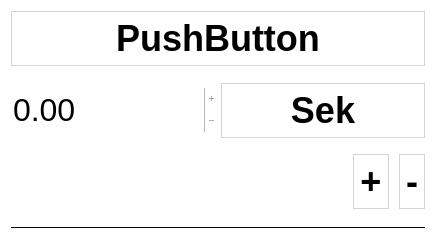
<?xml version="1.0" encoding="UTF-8"?>
<ui version="4.0">
 <class>PersonWidget</class>
 <widget class="QWidget" name="PersonWidget">
  <property name="geometry">
   <rect>
    <x>0</x>
    <y>0</y>
    <width>436</width>
    <height>240</height>
   </rect>
  </property>
  <property name="sizePolicy">
   <sizepolicy hsizetype="MinimumExpanding" vsizetype="Preferred">
    <horstretch>0</horstretch>
    <verstretch>0</verstretch>
   </sizepolicy>
  </property>
  <property name="windowTitle">
   <string>Form</string>
  </property>
  <property name="styleSheet">
   <string notr="true">* {
background-color: white;
}

 QCheckBox::indicator {
     width: 30px;
     height: 30px;
 }

 QPushButton {
     background-color: white;
     color: black;
     border-style: solid;
     border-width: 1px;
     border-color: rgb(212, 212, 212);
     font: bold 36px;
     padding: 6px;
     min-width: 2em;
 }
 QPushButton:pressed {
     background-color: rgb(186, 186, 186);
	 color: white;
 }
 QPushButton:hover {
     background-color: rgb(238, 238, 238);
 }</string>
  </property>
  <layout class="QVBoxLayout" name="verticalLayout">
   <item>
    <widget class="QPushButton" name="btnName">
     <property name="font">
      <font>
       <pointsize>-1</pointsize>
       <weight>75</weight>
       <italic>false</italic>
       <bold>true</bold>
      </font>
     </property>
     <property name="focusPolicy">
      <enum>Qt::NoFocus</enum>
     </property>
     <property name="text">
      <string>PushButton</string>
     </property>
     <property name="checkable">
      <bool>true</bool>
     </property>
     <property name="flat">
      <bool>true</bool>
     </property>
    </widget>
   </item>
   <item>
    <widget class="QFrame" name="frame">
     <property name="frameShape">
      <enum>QFrame::NoFrame</enum>
     </property>
     <property name="frameShadow">
      <enum>QFrame::Plain</enum>
     </property>
     <property name="lineWidth">
      <number>0</number>
     </property>
     <layout class="QVBoxLayout" name="verticalLayout_2">
      <property name="spacing">
       <number>5</number>
      </property>
      <property name="leftMargin">
       <number>0</number>
      </property>
      <property name="topMargin">
       <number>0</number>
      </property>
      <property name="rightMargin">
       <number>0</number>
      </property>
      <property name="bottomMargin">
       <number>0</number>
      </property>
      <item>
       <layout class="QHBoxLayout" name="horizontalLayout">
        <property name="spacing">
         <number>5</number>
        </property>
        <item>
         <widget class="QDoubleSpinBox" name="spnValue">
          <property name="font">
           <font>
            <pointsize>24</pointsize>
           </font>
          </property>
          <property name="focusPolicy">
           <enum>Qt::NoFocus</enum>
          </property>
          <property name="frame">
           <bool>false</bool>
          </property>
          <property name="readOnly">
           <bool>true</bool>
          </property>
          <property name="buttonSymbols">
           <enum>QAbstractSpinBox::PlusMinus</enum>
          </property>
          <property name="minimum">
           <double>-100000000.989999994635582</double>
          </property>
          <property name="maximum">
           <double>100000000.989999994635582</double>
          </property>
         </widget>
        </item>
        <item>
         <widget class="QPushButton" name="btnCurrency">
          <property name="focusPolicy">
           <enum>Qt::NoFocus</enum>
          </property>
          <property name="text">
           <string>Sek</string>
          </property>
         </widget>
        </item>
       </layout>
      </item>
      <item>
       <layout class="QHBoxLayout" name="horizontalLayout_2">
        <property name="spacing">
         <number>10</number>
        </property>
        <item>
         <spacer name="horizontalSpacer">
          <property name="orientation">
           <enum>Qt::Horizontal</enum>
          </property>
          <property name="sizeHint" stdset="0">
           <size>
            <width>40</width>
            <height>20</height>
           </size>
          </property>
         </spacer>
        </item>
        <item>
         <widget class="QPushButton" name="btnIncrease">
          <property name="font">
           <font>
            <pointsize>-1</pointsize>
            <weight>75</weight>
            <italic>false</italic>
            <bold>true</bold>
           </font>
          </property>
          <property name="focusPolicy">
           <enum>Qt::NoFocus</enum>
          </property>
          <property name="styleSheet">
           <string notr="true"/>
          </property>
          <property name="text">
           <string>+</string>
          </property>
         </widget>
        </item>
        <item>
         <widget class="QPushButton" name="btnDecrease">
          <property name="font">
           <font>
            <pointsize>-1</pointsize>
            <weight>75</weight>
            <italic>false</italic>
            <bold>true</bold>
           </font>
          </property>
          <property name="focusPolicy">
           <enum>Qt::NoFocus</enum>
          </property>
          <property name="text">
           <string>-</string>
          </property>
         </widget>
        </item>
       </layout>
      </item>
     </layout>
    </widget>
   </item>
   <item>
    <widget class="Line" name="line">
     <property name="frameShadow">
      <enum>QFrame::Plain</enum>
     </property>
     <property name="orientation">
      <enum>Qt::Horizontal</enum>
     </property>
    </widget>
   </item>
  </layout>
 </widget>
 <resources/>
 <connections>
  <connection>
   <sender>btnName</sender>
   <signal>toggled(bool)</signal>
   <receiver>PersonWidget</receiver>
   <slot>button_toggle(bool)</slot>
   <hints>
    <hint type="sourcelabel">
     <x>89</x>
     <y>18</y>
    </hint>
    <hint type="destinationlabel">
     <x>109</x>
     <y>40</y>
    </hint>
   </hints>
  </connection>
  <connection>
   <sender>spnValue</sender>
   <signal>valueChanged(double)</signal>
   <receiver>PersonWidget</receiver>
   <slot>value_changed()</slot>
   <hints>
    <hint type="sourcelabel">
     <x>285</x>
     <y>129</y>
    </hint>
    <hint type="destinationlabel">
     <x>316</x>
     <y>157</y>
    </hint>
   </hints>
  </connection>
  <connection>
   <sender>btnIncrease</sender>
   <signal>clicked()</signal>
   <receiver>PersonWidget</receiver>
   <slot>increase()</slot>
   <hints>
    <hint type="sourcelabel">
     <x>276</x>
     <y>212</y>
    </hint>
    <hint type="destinationlabel">
     <x>211</x>
     <y>119</y>
    </hint>
   </hints>
  </connection>
  <connection>
   <sender>btnDecrease</sender>
   <signal>clicked()</signal>
   <receiver>PersonWidget</receiver>
   <slot>decrease()</slot>
   <hints>
    <hint type="sourcelabel">
     <x>369</x>
     <y>186</y>
    </hint>
    <hint type="destinationlabel">
     <x>211</x>
     <y>119</y>
    </hint>
   </hints>
  </connection>
  <connection>
   <sender>btnCurrency</sender>
   <signal>clicked()</signal>
   <receiver>PersonWidget</receiver>
   <slot>set_currency()</slot>
   <hints>
    <hint type="sourcelabel">
     <x>372</x>
     <y>88</y>
    </hint>
    <hint type="destinationlabel">
     <x>428</x>
     <y>123</y>
    </hint>
   </hints>
  </connection>
 </connections>
 <slots>
  <slot>button_toggle(bool)</slot>
  <slot>value_changed()</slot>
  <slot>decrease()</slot>
  <slot>increase()</slot>
  <slot>set_currency()</slot>
 </slots>
</ui>
